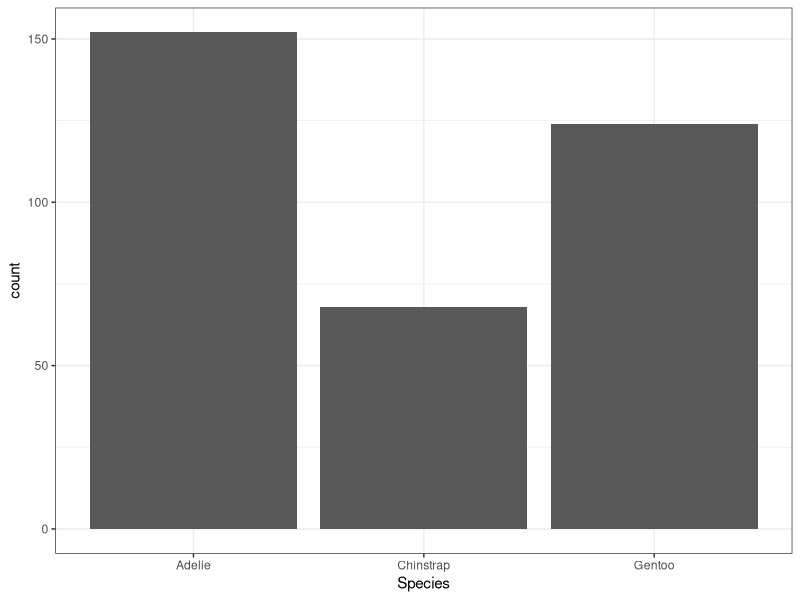
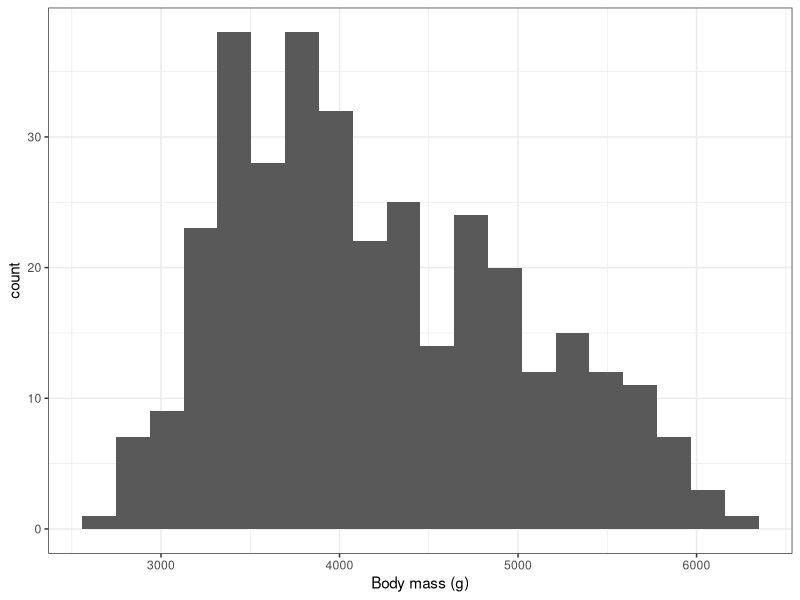
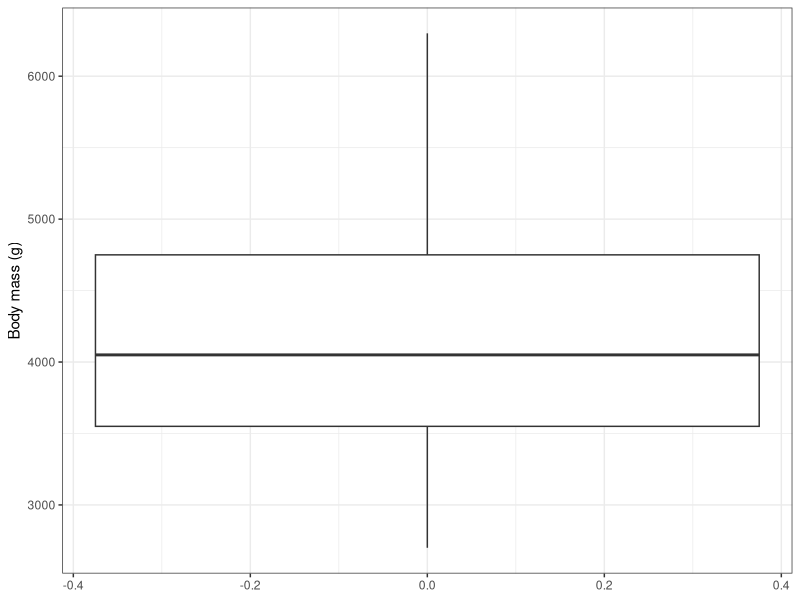
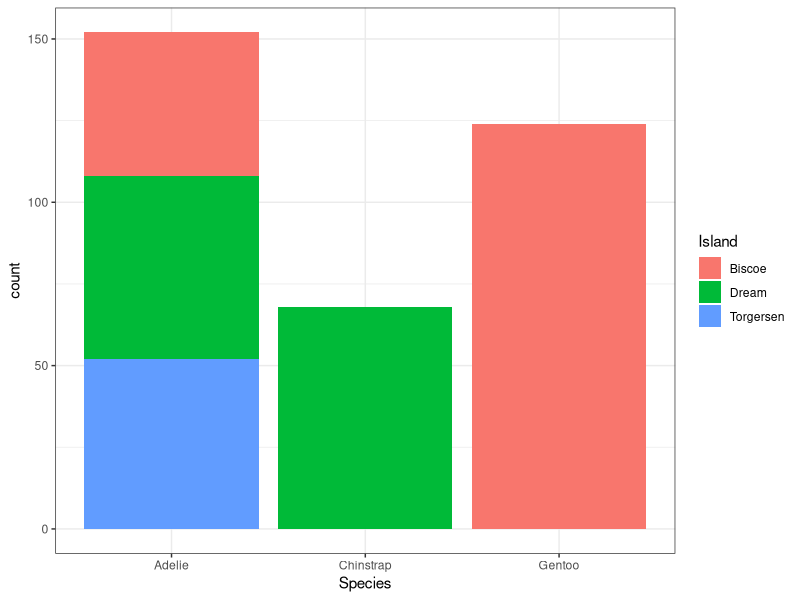
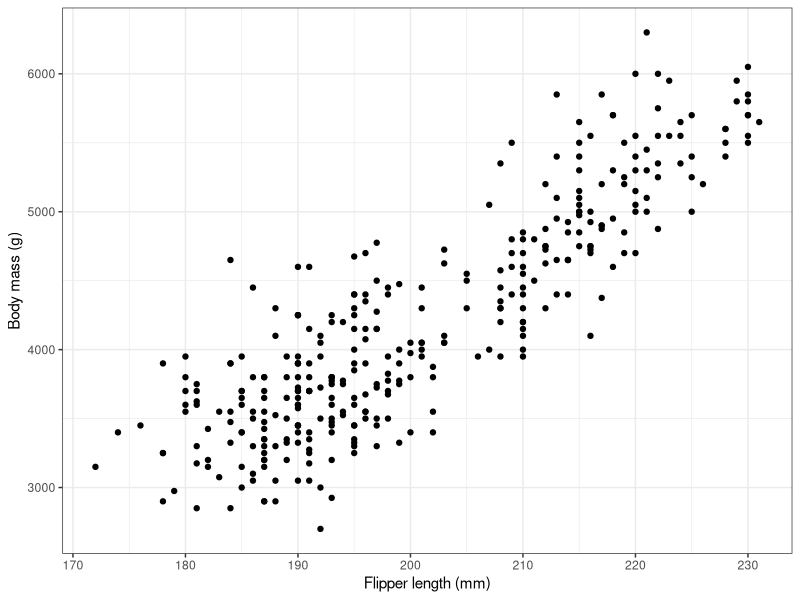
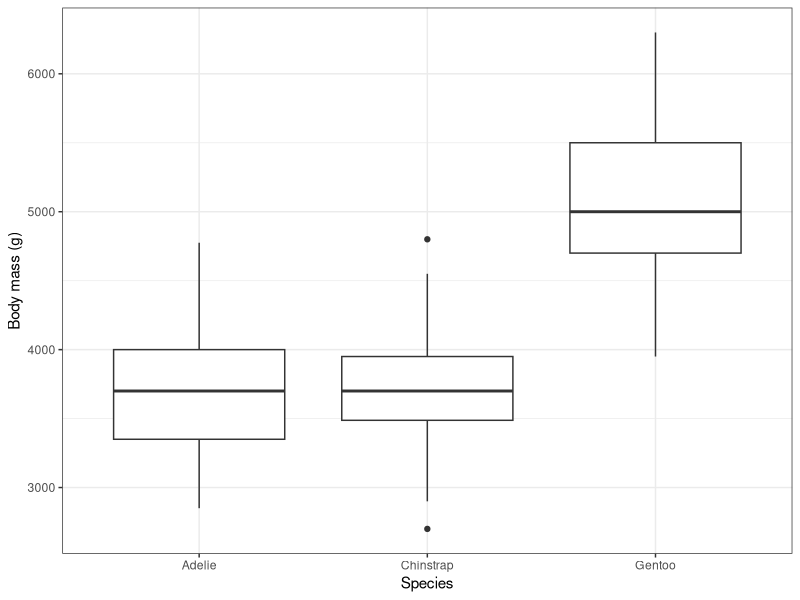
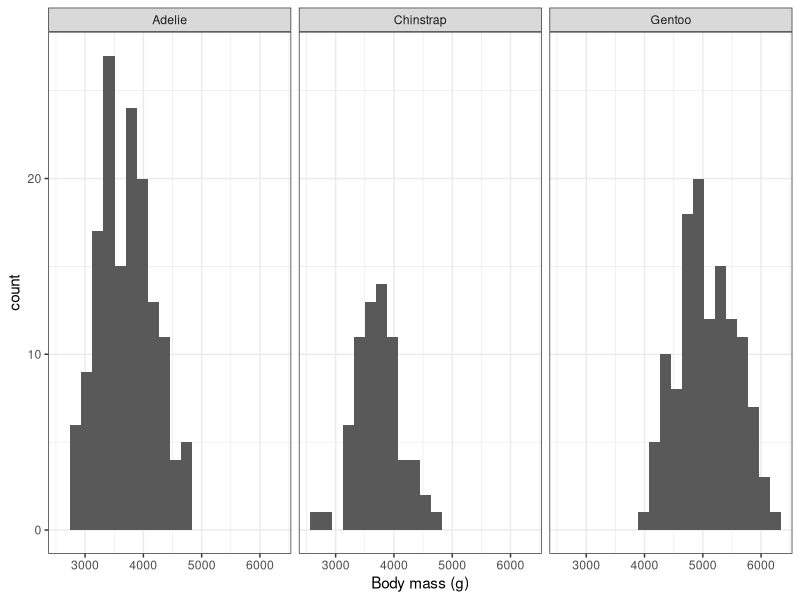
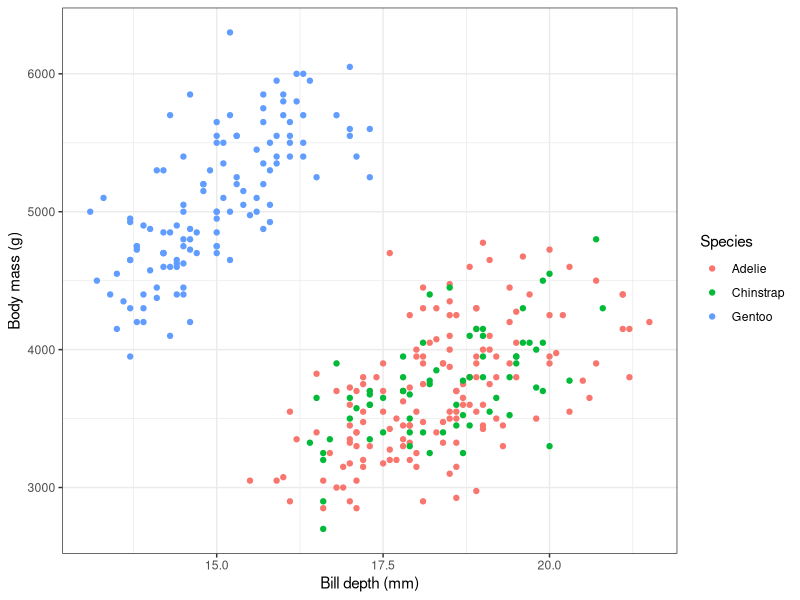

These charts were generated, in order, by the following R code:
## ---- chunk 1
library(palmerpenguins)

colSums(is.na(penguins))
## ---- chunk 2
library(palmerpenguins)
library(tidyverse)
## ---- chunk 3
penguins |>
  count(species)
## ---- chunk 4
penguins |>
  ggplot(aes(x = species)) +
  geom_bar() +
  labs(x = "Species") +
  theme_bw()
## ---- chunk 5
penguins |>
  summarize(mean_mass = mean(body_mass_g, na.rm=TRUE),
            median_mass = median(body_mass_g, na.rm=TRUE),
            sd_mass = sd(body_mass_g, na.rm=TRUE),
            iqr_mass = IQR(body_mass_g, na.rm=TRUE))
## ---- chunk 6
penguins |>
  ggplot(aes(x = body_mass_g)) +
  geom_histogram(bins = 20) +
  labs(x = "Body mass (g)") +
  theme_bw()
## ---- chunk 7
penguins |>
  ggplot(aes(y = body_mass_g)) +
  geom_boxplot() +
  labs(y = "Body mass (g)") +
  theme_bw()
## ---- chunk 8
penguins |>
  count(species, island)
## ---- chunk 9
penguins |>
  count(species, island) |>
  pivot_wider(id_cols = species, 
              names_from = island, 
              values_from = n)
## ---- chunk 10
penguins |>
  ggplot(aes(x = species, fill = island)) +
  geom_bar() +
  labs(x = "Species", fill = "Island") +
  theme_bw()
## ---- chunk 11
penguins |>
  ggplot(aes(x = flipper_length_mm, 
             y = body_mass_g)) +
  geom_point() +
  labs(x = "Flipper length (mm)", 
       y = "Body mass (g)") +
  theme_bw()
## ---- chunk 12
penguins |>
  summarize(r = cor(flipper_length_mm, 
                    body_mass_g, 
                    use="complete.obs"))
## ---- chunk 13
penguins |>
  ggplot(aes(x = species, 
             y = body_mass_g)) +
  geom_boxplot() +
  labs(x = "Species", 
       y = "Body mass (g)") +
  theme_bw()
## ---- chunk 14
penguins |>
  ggplot(aes(x = body_mass_g)) +
  geom_histogram(bins = 20) +
  facet_wrap(~species) +
  labs(x = "Body mass (g)") +
  theme_bw()
## ---- chunk 15
penguins |>
  group_by(species) |>
  summarize(mean_mass = mean(body_mass_g, na.rm=TRUE),
            median_mass = median(body_mass_g, na.rm=TRUE))
## ---- chunk 16
penguins |>
  ggplot(aes(x = bill_depth_mm, 
             y = body_mass_g, 
             color = species)) +
  geom_point() +
  labs(x = "Bill depth (mm)",
       y = "Body mass (g)",
       color = "Species") +
  theme_bw()

penguins |>
  group_by(species) |>
  summarize(r = cor(bill_depth_mm, 
                    body_mass_g, 
                    use="complete.obs"))
## ---- chunk 17
penguins |>
  ggplot(aes(x = island, 
             y = body_mass_g)) +
  geom_boxplot() +
  facet_wrap(~species) +
  labs(x = "Island", 
       y = "Body mass (g)") +
  theme_bw()

penguins |>
  ggplot(aes(x = body_mass_g)) +
  geom_histogram(bins=15) +
  facet_grid(island~species) +
  labs(x = "Body mass (g)") +
  theme_bw()

penguins |>
  group_by(species, island) |>
  summarize(mean_mass = mean(body_mass_g, na.rm=TRUE),
            median_mass = median(body_mass_g, na.rm=TRUE))
